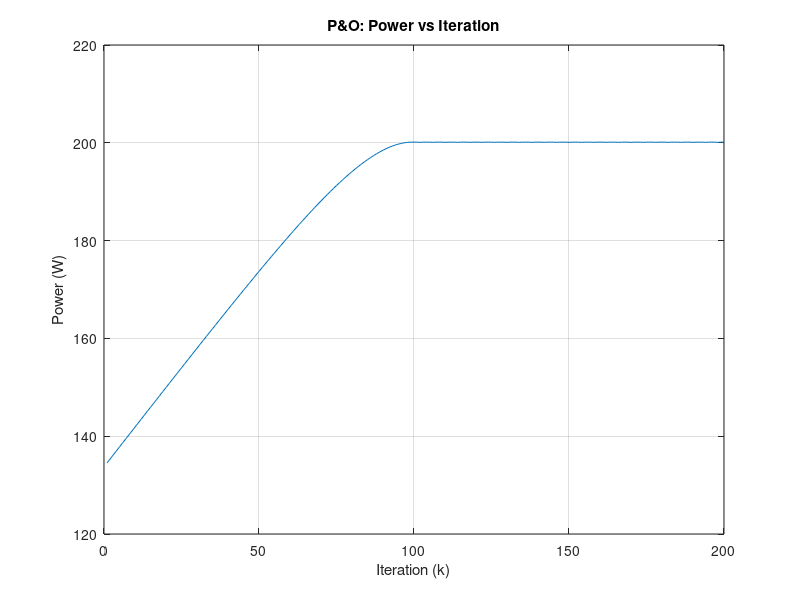

Write the MATLAB code that produced this figure.
% ---- Datasheet parameters at STC (G=1000 W/m^2, T=25 C) ----

Pmax = 200.143;
Vmp = 26.3;
Imp = 7.61;
Voc = 32.9;
Isc = 8.21;
Kv = -0.123;
Ki = 0.0032;
Ns = 54;

% ---- Physical constants ----
q  = 1.602176634e-19;  % electron charge, Coulombs
k  = 1.380649e-23;     % Boltzmann constant, J/K
n  = 1.3;              % diode ideality factor (assumed)
Tstc = 25 + 273.15;   % STC temperature in Kelvin
Gstc = 1000;
Eg = 1.12;

% ---- Thermal Voltage ----
Vt = Ns*k*Tstc/q;

printf("Thermal Voltage = %.4f \n", Vt);


function F = func1(x, Isc, Voc, Imp, Vmp, n, Vt)
  Iph = x(1);
  I0  = x(2);
  Rs  = x(3);
  Rsh = x(4);

  G1 = (I0/(n*Vt))*(exp((Vmp + Imp*Rs)/(n*Vt)));

  F(1) = Isc - Iph + (Isc*Rs)/(Rsh) + I0*(exp((Isc*Rs)/(n*Vt))-1);
  F(2) = Iph - (Voc/Rsh) - I0*(exp((Voc/(n*Vt)))-1);
  F(3) = Iph - Imp - ((Vmp + Imp*Rs)/Rsh) - I0*(exp((Vmp + Imp*Rs)/(n*Vt))-1);
  F(4) = -((G1 + 1/(Rsh))/(1 + Rs*(G1 + 1/(Rsh)))) + (Imp/Vmp);

end
x0 = [Isc; 1e-9; 0.5; 1000];

F_handle = @(x) func1(x, Isc, Voc, Imp, Vmp, n, Vt);
x_sol = fsolve(F_handle, x0);
Iph = x_sol(1);
I0  = x_sol(2);
Rs  = x_sol(3);
Rsh = x_sol(4);

printf("Iph = %.4f A \n", Iph);
printf("I0 = %.4e A \n", I0);
printf("Rs = %.4f ohms \n", Rs);
printf("Rsh = %.4f ohms \n", Rsh);

function F = func2(I, V, Iph, I0, Rs, Rsh, n, Vt)
  F = I - Iph + ((V+I*Rs)/Rsh) + I0*(exp((V + I*Rs)/(n*Vt)) - 1);
end

V_vector = zeros(1,200);
V_vector(1) = 0.5*Voc;
direction = 1;
I_vector = zeros(1,200);
P_vector = zeros(1,200);
step = 0.1;

I_eq = @(I) func2(I, V_vector(1), Iph, I0, Rs, Rsh, n, Vt);
I_vector(1) = fzero(I_eq, Isc);
P_vector(1) = V_vector(1) .* I_vector(1);



for k = 2:200
  if k==2
    direction = direction;
  else
    if P_vector(k-1)>=P_vector(k-2)
      direction = direction;
    else
      direction = (-1)*direction;
    end
  end
  V_vector(k) = V_vector(k-1) + direction*step;
  I_eq = @(I) func2(I, V_vector(k), Iph, I0, Rs, Rsh, n, Vt);
  I_vector(k) = fzero(I_eq, Isc);
  P_vector(k) = V_vector(k) .* I_vector(k);
end

for m = 190:200
  printf("Powers = %.4f\n", P_vector(m));
end

figure;
plot(1:200, P_vector(1:200));
xlabel('Iteration (k)');
ylabel('Power (W)');
title('P&O: Power vs Iteration');
grid on;
